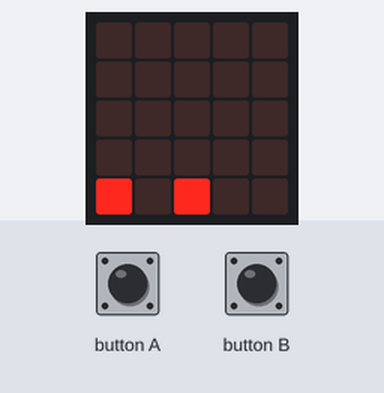
Bench run of a program on a simulated BBC micro:bit (MakeCode). Parts: the board's 5×5 LED display. The test bench sets the inputs (shaded band). Random numbers come from a fixed seed; the run ends where the board's game-over animation would start. At 3.3 s the program stops and its outputs stay as they are.

Above: at 1.2 s.
1.3 s: button A pressed for 0.15 s
At 1.9 s:
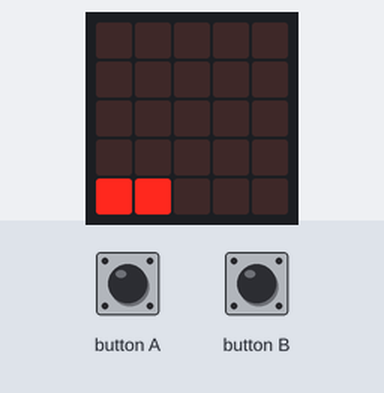
2.9 s: button A pressed for 0.15 s
At 4.4 s:
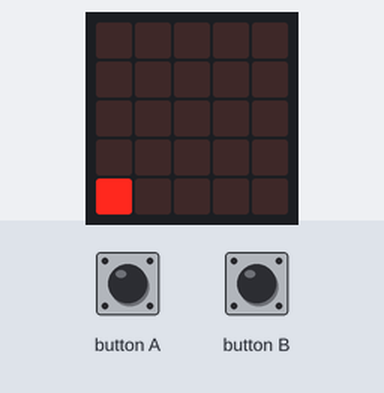
Timing chart, 0 to 4.8 s (numbered marks = the images above; inputs shaded):
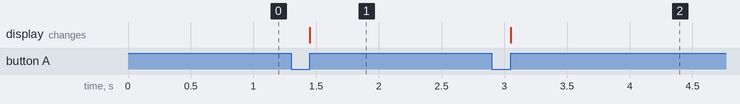

The program:

main.ts
```typescript
input.onButtonPressed(Button.A, function () {
    Jokalaria.move(-1)
})
input.onButtonPressed(Button.B, function () {
    Jokalaria.move(1)
})
let Meteoritoa: game.LedSprite = null
let Pausa = 0
let Jokalaria: game.LedSprite = null
Jokalaria = game.createSprite(2, 4)
basic.forever(function () {
    Pausa = randint(1000, 1500)
    Meteoritoa = game.createSprite(0, 4)
    for (let index = 0; index < 4; index++) {
        Meteoritoa.change(LedSpriteProperty.Y, 1)
        basic.pause(200)
    }
    if (Meteoritoa.isTouching(Jokalaria)) {
        game.gameOver()
    }
})
```

test.ts
```typescript
// aquí va el archivo "tests"; esto no se compilará cuando este paquete se utilice como una extensión.
```

Measured:
- after the input at 1.3 s, the display: changes after 0.15 s (image 1)
- after the input at 2.9 s, the display: changes after 0.15 s (image 2)
